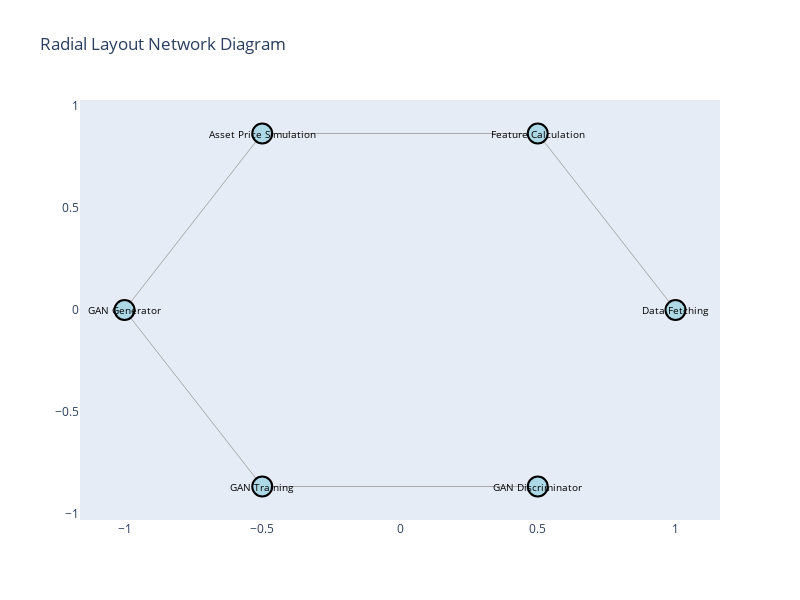

Write notebook code for a chart like this one.
### Code cell
import networkx as nx
import plotly.graph_objects as go

# Define the graph structure
edges = [
    ("Data Fetching", "Feature Calculation"),
    ("Feature Calculation", "Asset Price Simulation"),
    ("GAN Generator", "GAN Training"),
    ("GAN Training", "GAN Discriminator")
]

# Create the graph object
G = nx.DiGraph()
G.add_edges_from(edges)

# Radial layout
radial_pos = nx.circular_layout(G)

# Extract x and y positions for nodes and edges
edge_x = []
edge_y = []
for edge in G.edges():
    x0, y0 = radial_pos[edge[0]]
    x1, y1 = radial_pos[edge[1]]
    edge_x.append(x0)
    edge_x.append(x1)
    edge_y.append(y0)
    edge_y.append(y1)

node_x = []
node_y = []
for node in G.nodes():
    x, y = radial_pos[node]
    node_x.append(x)
    node_y.append(y)

# Create Plotly figure for the network graph
fig = go.Figure()

# Plot edges
fig.add_trace(go.Scatter(x=edge_x, y=edge_y, line=dict(width=1, color='darkgrey'), hoverinfo='none', mode='lines'))

# Plot nodes with adjustable size
fig.add_trace(go.Scatter(x=node_x, y=node_y, mode='markers', hoverinfo='text',
                         marker=dict(color='lightblue', size=20, line=dict(width=2, color='black'))))

# Add node labels
for i, node in enumerate(G.nodes()):
    fig.add_annotation(x=node_x[i], y=node_y[i], text=node, showarrow=False, font=dict(size=10, color="black"))

# Layout settings
fig.update_layout(
    title="Radial Layout Network Diagram",
    showlegend=False,
    hovermode='closest',
    xaxis=dict(showgrid=False, zeroline=False),
    yaxis=dict(showgrid=False, zeroline=False),
    height=600,
    width=800
)

# Display the plot
fig.show()

### Figure 1 — Plotly figure (JSON) as saved in the notebook; plotly's stock layout.template omitted (floating-point values rounded to 4 significant figures)
{"data": [{"hoverinfo": "none", "line": {"color": "darkgrey", "width": 1}, "mode": "lines", "type": "scatter", "x": [1, 0.5, 0.5, -0.5, -1.0, -0.5, -0.5, 0.5], "y": [2.45e-08, 0.866, 0.866, 0.866, -6.292e-08, -0.866, -0.866, -0.866]}, {"hoverinfo": "text", "marker": {"color": "lightblue", "line": {"color": "black", "width": 2}, "size": 20}, "mode": "markers", "type": "scatter", "x": [1, 0.5, -0.5, -1.0, -0.5, 0.5], "y": [2.45e-08, 0.866, 0.866, -6.292e-08, -0.866, -0.866]}], "layout": {"annotations": [{"font": {"color": "black", "size": 10}, "showarrow": false, "text": "Data Fetching", "x": 1, "y": 2.45e-08}, {"font": {"color": "black", "size": 10}, "showarrow": false, "text": "Feature Calculation", "x": 0.5, "y": 0.866}, {"font": {"color": "black", "size": 10}, "showarrow": false, "text": "Asset Price Simulation", "x": -0.5, "y": 0.866}, {"font": {"color": "black", "size": 10}, "showarrow": false, "text": "GAN Generator", "x": -1.0, "y": -6.292e-08}, {"font": {"color": "black", "size": 10}, "showarrow": false, "text": "GAN Training", "x": -0.5, "y": -0.866}, {"font": {"color": "black", "size": 10}, "showarrow": false, "text": "GAN Discriminator", "x": 0.5, "y": -0.866}], "height": 600, "hovermode": "closest", "showlegend": false, "title": {"text": "Radial Layout Network Diagram"}, "width": 800, "xaxis": {"autorange": true, "range": [-1.162, 1.162], "showgrid": false, "type": "linear", "zeroline": false}, "yaxis": {"autorange": true, "range": [-1.03, 1.03], "showgrid": false, "type": "linear", "zeroline": false}}}
